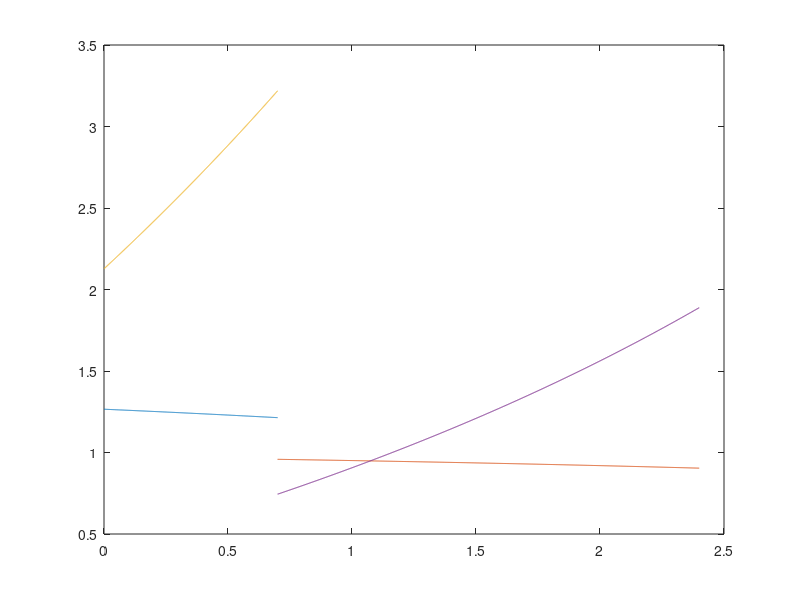

The MATLAB source for this figure:

% Parameters

res = 1000; % Timestep resolution




% Mass in kilograms
% Distance in meters
% Time in seconds

% Booster and Sustainer Time Values

Tboost     = .7;   
Tsust      = 1.7;   

%% Lengths: In Meters (m)
% Main Components:
Lnosecone        = .500;  
Lshoulder        = .090;
Lebay            = .200;
Lsustbodytube    = .660; 
Lforwardfins     = .200;
Lstagingcoupler  = .200;
Lboosterbodytube = .600;
Laftfins         = .110;
Lboost           = .320;    
Lsust            = .320;

% Internal electronics (m)  
Lbattery       = 0.0265;      
Laltimeter     = 0.0996;
LSEDSaltimeter = 0.06985;
Lswitch        = 0.01;

% Internal pieces (m)
Ldrogueparachute  = 0.04;
Lmainparachute    = 0.06;  
Lboosterparachute = 0.05;

% Coupler BodyTube Pieces
LcouplerBodyTube = .02;  %(m)

% Motor Hang
motorhang = .03; 

%% Distances: Centroid Calculations from the Tip of Nosecone


% Main Components:
Dnosecone        = Lnosecone*.666;
Dshoulder        = Lnosecone + Lshoulder/2;
Debay            = Dshoulder + Lshoulder/2  + LcouplerBodyTube/2;
Dsustbodytube    = Debay + LcouplerBodyTube/2 + Lsustbodytube/2;
Dforwardfins     = Dsustbodytube + Lsustbodytube/2 - Lforwardfins/2;                     % Not exact Centroid
Dstagingcoupler  = Dforwardfins + Lforwardfins/2 + LcouplerBodyTube/2;
Dsust            = Dstagingcoupler - LcouplerBodyTube/2 - Lsust/2 + motorhang;
Dboosterbodytube = Dstagingcoupler + LcouplerBodyTube/2 + Lboosterbodytube/2;
Daftfins         = Dstagingcoupler + LcouplerBodyTube/2 + Lboosterbodytube - Laftfins/2;  % Not exact Centroid
Dboost           = Dstagingcoupler + LcouplerBodyTube/2 + Lboosterbodytube - Lboost/2 + motorhang; 

% Internal Components: Marks the beginning of the Component
xbattery            = 0.14;    % From forward of E-Bay
xaltimeter          = 0.03;    % From forward of E-Bay
xswitch             = 0.02;    % From forward of E-Bay
xSEDSaltimeter      = 0.22;    % From forward of Nosecone

xdrogueparachute    = 0.45;    % From forward of Nosecone
xmainparachute      = 0.12;    % From aft of E-Bay
xboosterparachute   = 0.12;    % From aft of Coupler

xcenteringring1     = 0.25;    % From aft of Sustainer Body Tube (-)
xcenteringring2     = 0.08;    % From aft of Sustainer Body Tube (-)
xcenteringring3     = 0.01;    % From aft of Booster Body Tube (-)
xcenteringring4     = 0.12;    % From aft of Booster Body Tube (-)

% Internal Electronics:
Dbattery       = Lnosecone + xbattery + Lbattery/2;      
Daltimeter     = Lnosecone + xaltimeter + Laltimeter/2;
DSEDSaltimeter = xSEDSaltimeter + LSEDSaltimeter;
Dswitches      = Lnosecone + xswitch + Lswitch/2;

% Recovery Components:
Ddrogueparachute    = xdrogueparachute + Ldrogueparachute;
Dmainparachute      = Lnosecone + Lebay + xmainparachute + Lmainparachute/2;
Dboosterparachute   = Dstagingcoupler + Lstagingcoupler + xboosterparachute + Lboosterparachute/2 ;   

% Engine Retainment:
Dcenteringring1      = Dsustbodytube + Lsustbodytube + xcenteringring1;
Dcenteringring2      = Dsustbodytube + Lsustbodytube + xcenteringring2;
Dcenteringring3      = Dboosterbodytube + Lsustbodytube + xcenteringring3;
Dcenteringring4      = Dboosterbodytube + Lsustbodytube + xcenteringring4;

% CHARLIE EDITED AND VERIFIED. -Charlie

%           ***RESUME EDITING HERE***





%% Masses
% Mass of Components (kg)
Mnosecone        = .063;
% Mshoulder        = .089;
Mshoulder        = 0;
Mebay            = .120;
Msustbodytube    = .169;
Mforwardfins     = .104;
Mstagingcoupler  = .045;    % With 1 bulkhead = 9g
Mboosterbodytube = .165;    % need to add mass of 2 centering rings for both motors soon, need their own centroid 
Maftfins         = .084;   
Mboostinit       = .294;    % Initial mass of booster
Msustinit        = .349;    % Initial mass of sustainer 
Mboostprop       = .132;    % Mass of propellant 
Msustprop        = .185;    % Mass of propellant


% Internal electronics (kg)  
Mbattery       = 0.045;      
Maltimeter     = 0.0017;
MSEDSaltimeter = 0.0158;
Mswitch        = 0;

% Internal pieces (kg)
Mdrogueparachute    = 0;
Mmainparachute      = 0;
Mboosterparachute   = 0;   
Mcenteringring      = 0;


tb      = linspace(0,Tboost,res); % 1000 different times of flight from 0 to .7 seconds
Mboost  = Mboostinit-(Mboostprop/Tboost)*tb; % Mass of the booster during flight
CGBoost = Mboost.*Dboost;
Mtot    = Mboost + Msustinit + Mnosecone + Mshoulder + Mebay + Msustbodytube + Mforwardfins + Mstagingcoupler + Mboosterbodytube + Maftfins; 
CG      =  (CGBoost + Dnosecone*Mnosecone + Dshoulder*Mshoulder + Debay*Mebay + Dsustbodytube*Msustbodytube + Dforwardfins*Mforwardfins + Dstagingcoupler*Mstagingcoupler + Dsust*Msustinit + Dboosterbodytube*Mboosterbodytube + Daftfins*Maftfins)./Mtot;   

plot(tb,CG)

ts     = linspace(0,Tsust,res);             % 1000 different times of flight from 0 to 1.4 seconds
Msust  = Msustinit - (Msustprop/Tsust)*ts;  % Mass of sustainer through flight
CGSust = Msust.*Dsust;                      % Center of Gravity of sustainer through flight
Mtot2  = Msust + Mnosecone + Mshoulder + Mebay + Msustbodytube + Mforwardfins;   % Total mass of sustainer through flight
CG2    = (CGSust+Dnosecone*Mnosecone + Dshoulder*Mshoulder + Debay*Mebay + Dsustbodytube*Msustbodytube + Dforwardfins*Mforwardfins)./Mtot2;


hold on
ts     = linspace(Tboost,Tboost+Tsust,res);% 1000 different times of flight from .7 to 2.4 seconds
plot(ts,CG2)


%% CP (m)

Cr  = .1;   %Lrootchord   
Ct  = .1;   %Ltipchord 
Ss   = .0563;  %Lsemispan 
Lf  = .114;   %Lmidchordline
Xr  = .1;   %Lfinrootleadtofintiplead

Xb  = Dforwardfins - Lforwardfins/2;  %Lnosetiptorootchord

Rbodytube = .0474/2; 

cnn = 2;                 % For nose cone
xn  = .666 * Lnosecone;  % Center of Pressure for conical nose cone
cnt = 0;                 % Same diameter rocket throughout
xt  = 0;                 % Not applicable
nf  = 3;                 % Number of Fins

% Nose Cone Calcs
x1=1.0+(Rbodytube/(Ss+Rbodytube));
x2=4.0*nf*(Ss*Ss/(Rbodytube*Rbodytube*4));
x3a=2.0*Lf;
x3b=Cr+Ct;
x3=x3a/x3b;
x4=1.0+sqrt(1.0+x3*x3);
cnf=x1*x2/x4;
xf = (1.0/6.0)*(Cr+Ct-(Cr*Ct/(Cr+Ct)))+(Xr/3.0)*((Cr+2.0*Ct)/(Cr+Ct))+Xb;

% Calculation for CP (sustainer)

cnr=cnn+cnt+cnf;
cp = ((cnn*xn+cnt*xt+cnf*xf)/cnr);


%% Booster & Sustainer

% Fin Parameters
Cr2  = .11;   %Lrootchord   
Ct2  = .05;   %Ltipchord 
Ss2  = .053;  %Lsemispan 
Lf2  = .053;   %Lmidchordline
Xr2  = .03;   %Lfinrootleadtofintiplead
Xb2  = Daftfins - Laftfins/2;

% Equations for CP (full rocket)
x12=1.0+(Rbodytube/(Ss2+Rbodytube));
x22=4.0*nf*(Ss2*Ss2/(Rbodytube*Rbodytube*4)); % Diameter of Bodytube
x3a2=2.0*Lf2;
x3b2=Cr2+Ct2;
x32=x3a2/x3b2;
x42=1.0+sqrt(1.0+x32*x32);


xf2 = (1.0/6.0)*(Cr2+Ct2-(Cr2*Ct2/(Cr2+Ct2)))+(Xr2/3.0)*((Cr2+2.0*Ct2)/(Cr2+Ct2))+Xb2;
cnf2=x12*x22/x42;
cnr2=cnn+cnt+cnf+cnf2;
cp2 = ((cnn*xn+cnt*xt+cnf*xf+cnf2*xf2)/cnr2);


% Plotting Caliber

cal1 = (cp2-CG)/(2*Rbodytube);
plot(tb,cal1)
cal2 = (cp-CG2)/(2*Rbodytube);
hold on
plot(ts,cal2)

